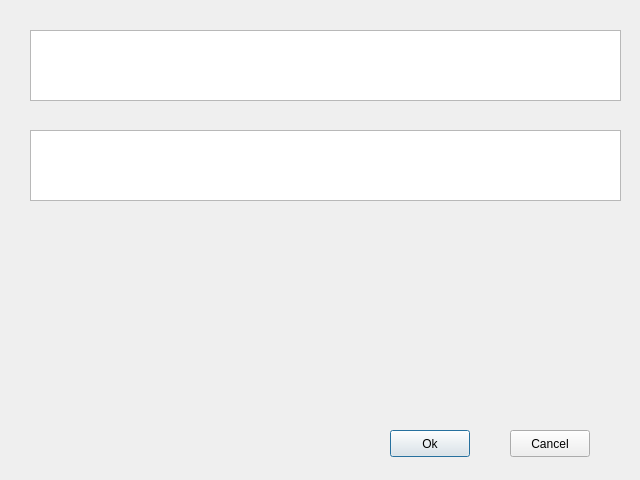
<?xml version="1.0" encoding="UTF-8"?>
<ui version="4.0">
 <class>Dialog</class>
 <widget class="QDialog" name="Dialog">
  <property name="geometry">
   <rect>
    <x>0</x>
    <y>0</y>
    <width>640</width>
    <height>480</height>
   </rect>
  </property>
  <property name="windowTitle">
   <string>Dialog</string>
  </property>
  <widget class="QTextEdit" name="textEdit">
   <property name="geometry">
    <rect>
     <x>30</x>
     <y>30</y>
     <width>591</width>
     <height>71</height>
    </rect>
   </property>
  </widget>
  <widget class="QTextEdit" name="textEdit_2">
   <property name="geometry">
    <rect>
     <x>30</x>
     <y>130</y>
     <width>591</width>
     <height>71</height>
    </rect>
   </property>
  </widget>
  <widget class="QPushButton" name="pushButton">
   <property name="geometry">
    <rect>
     <x>390</x>
     <y>430</y>
     <width>80</width>
     <height>27</height>
    </rect>
   </property>
   <property name="text">
    <string>Ok</string>
   </property>
  </widget>
  <widget class="QPushButton" name="pushButton_2">
   <property name="geometry">
    <rect>
     <x>510</x>
     <y>430</y>
     <width>80</width>
     <height>27</height>
    </rect>
   </property>
   <property name="text">
    <string>Cancel</string>
   </property>
  </widget>
 </widget>
 <resources/>
 <connections/>
</ui>
